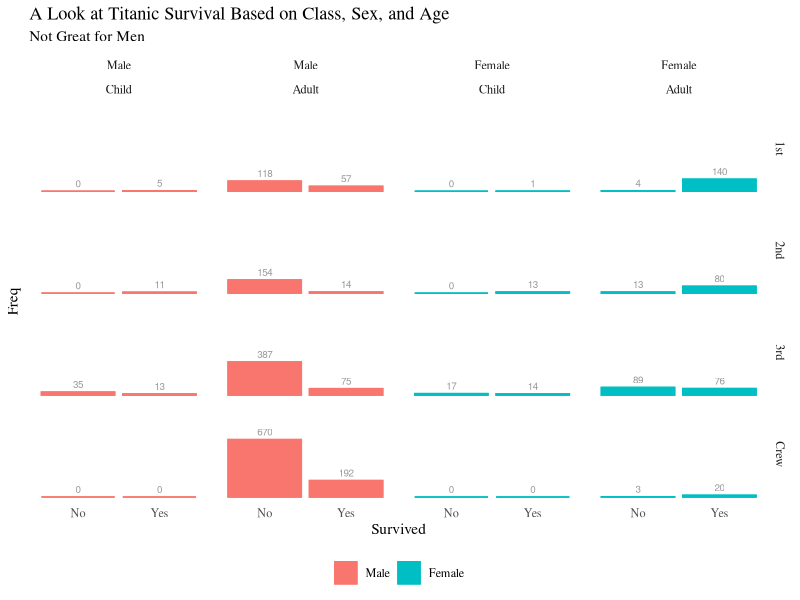
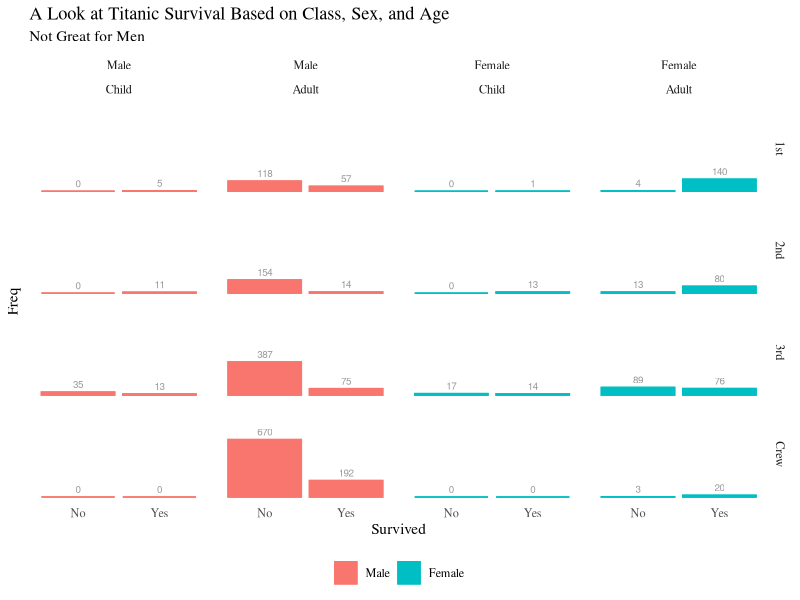

The R script that drew these images, in order:
# Load libraries
library(ggplot2)
library(ggthemes)
library(dplyr)

# Load data
data(Titanic)
Titanic <- as.data.frame(Titanic)

# Plot data
Graph <- ggplot(data = Titanic,
								mapping = aes(x = Survived,
															y = Freq,
															color = Sex,
															fill = Sex)) +
	geom_bar(position = "dodge",
					 stat = "identity") +
	geom_bar(position = "dodge",
					 stat = "identity") +
	geom_text(mapping = aes(label = Freq),
						color = "black",
						size = 2.5,
						vjust = -0.5,
						alpha = 0.4) +
	facet_grid(Class ~ Sex + Age) +
	theme_tufte() +
	ggtitle(label = "A Look at Titanic Survival Based on Class, Sex, and Age",
					subtitle = "Not Great for Men") +
	theme(axis.ticks.x=element_blank(),
				axis.text.y=element_blank(),
				axis.ticks.y=element_blank()) +
	theme(legend.position = "bottom") +
	theme(legend.title=element_blank()) +
	ylim(c(0, 1000))

ggsave("HW1.pdf",
			 scale = 3,
			 dpi = 300)

# Display plot
Graph
